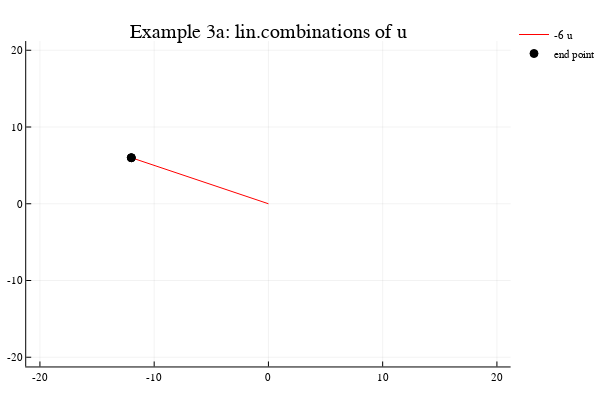

Here is the notebook cell this chart was saved with:
### Markdown cell above
## Example 3a.  Plot a possible linear combination using one vector in $\mathbb{R}^2$

Here, a random integer ($a_1$) between -20 and 20 is used as a weight for the vector. 

NOTE: a "linear combination" of a single vector is simply a "multiple" of that vector!!!

To see a different randomly generated linear combination, select the following cell by single-clicking anywhere in the gray code area.  Then hit the "Run" button.

### Code cell
# Example 3a
using Plots
plotly()


a1=rand(-20:20); 
U=u*a1; 

while abs(U[1])>20 || abs(U[2])>20
   a1=rand(-20:20); 
    U=u*a1 
end


xu=[0,U[1]];
yu=[0,U[2]];
plot(xu,yu, title="Example 3a: lin.combinations of u", label="$a1 u", linecolor="red",lims=[-20,20])

scatter!([U[1], U[1]],[U[2],U[2]], markercolor="black", label="end point")

### Figure 1 — Plotly figure (JSON) as saved in the notebook; plotly's stock layout.template omitted (floating-point values rounded to 4 significant figures)
{"data": [{"colorbar": {"title": ""}, "hoverinfo": "text", "legendgroup": "-6 u", "line": {"color": "rgba(255, 0, 0, 1.000)", "dash": "solid", "shape": "linear", "width": 1}, "mode": "lines", "name": "-6 u", "showlegend": true, "text": [null, null], "type": "scatter", "x": [0, -12], "xaxis": "x1", "y": [0, 6], "yaxis": "y1", "zmax": 0.1, "zmin": -0.1}, {"colorbar": {"title": ""}, "hoverinfo": "text", "legendgroup": "end point", "marker": {"color": "rgba(0, 0, 0, 1.000)", "line": {"color": "rgba(0, 0, 0, 1.000)", "width": 1}, "size": 8, "symbol": "circle"}, "mode": "markers", "name": "end point", "showlegend": true, "text": [null, null], "type": "scatter", "x": [-12, -12], "xaxis": "x1", "y": [6, 6], "yaxis": "y1", "zmax": 0.1, "zmin": -0.1}], "layout": {"annotations": [{"font": {"color": "rgba(0, 0, 0, 1.000)", "family": "sans-serif", "size": 20}, "rotation": 0, "showarrow": false, "text": "Example 3a: lin.combinations of u", "x": 0.5222, "xanchor": "center", "xref": "paper", "y": 1, "yanchor": "top", "yref": "paper"}], "height": 400, "legend": {"bgcolor": "rgba(255, 255, 255, 1.000)", "bordercolor": "rgba(0, 0, 0, 1.000)", "font": {"color": "rgba(0, 0, 0, 1.000)", "family": "sans-serif", "size": 11}, "tracegroupgap": 0, "x": 1, "y": 1}, "margin": {"b": 20, "l": 0, "r": 0, "t": 20}, "paper_bgcolor": "rgba(255, 255, 255, 1.000)", "plot_bgcolor": "rgba(255, 255, 255, 1.000)", "showlegend": true, "width": 600, "xaxis": {"anchor": "y1", "domain": [0.05101, 0.9934], "gridcolor": "rgba(0, 0, 0, 0.100)", "gridwidth": 0.5, "linecolor": "rgba(0, 0, 0, 1.000)", "mirror": false, "range": [-21.2, 21.2], "showgrid": true, "showline": true, "showticklabels": true, "tickangle": 0, "tickcolor": "rgb(0, 0, 0)", "tickfont": {"color": "rgba(0, 0, 0, 1.000)", "family": "sans-serif", "size": 11}, "tickmode": "array", "ticks": "inside", "ticktext": ["-20", "-10", "0", "10", "20"], "tickvals": [-20, -10, 0, 10, 20], "title": "", "titlefont": {"color": "rgba(0, 0, 0, 1.000)", "family": "sans-serif", "size": 15}, "type": "-", "visible": true, "zeroline": false, "zerolinecolor": "rgba(0, 0, 0, 1.000)"}, "yaxis": {"anchor": "x1", "domain": [0.03762, 0.9415], "gridcolor": "rgba(0, 0, 0, 0.100)", "gridwidth": 0.5, "linecolor": "rgba(0, 0, 0, 1.000)", "mirror": false, "range": [-21.2, 21.2], "showgrid": true, "showline": true, "showticklabels": true, "tickangle": 0, "tickcolor": "rgb(0, 0, 0)", "tickfont": {"color": "rgba(0, 0, 0, 1.000)", "family": "sans-serif", "size": 11}, "tickmode": "array", "ticks": "inside", "ticktext": ["-20", "-10", "0", "10", "20"], "tickvals": [-20, -10, 0, 10, 20], "title": "", "titlefont": {"color": "rgba(0, 0, 0, 1.000)", "family": "sans-serif", "size": 15}, "type": "-", "visible": true, "zeroline": false, "zerolinecolor": "rgba(0, 0, 0, 1.000)"}}}
